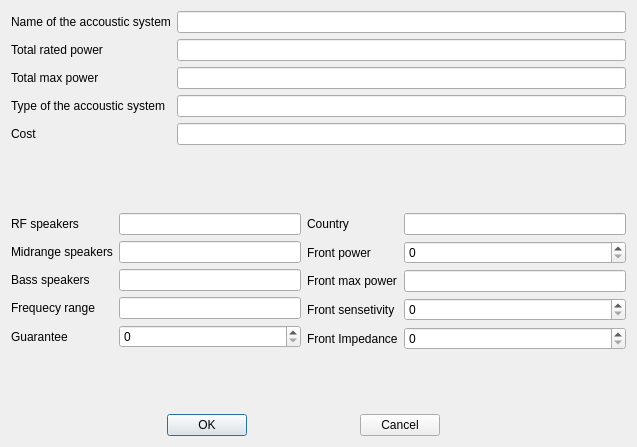
<?xml version="1.0" encoding="UTF-8"?>
<ui version="4.0">
 <class>Dialog</class>
 <widget class="QDialog" name="Dialog">
  <property name="enabled">
   <bool>true</bool>
  </property>
  <property name="geometry">
   <rect>
    <x>0</x>
    <y>0</y>
    <width>637</width>
    <height>447</height>
   </rect>
  </property>
  <property name="windowTitle">
   <string>Dialog</string>
  </property>
  <layout class="QGridLayout" name="gridLayout">
   <item row="2" column="1">
    <widget class="QPushButton" name="pushButAccept">
     <property name="text">
      <string>OK</string>
     </property>
    </widget>
   </item>
   <item row="2" column="0">
    <spacer name="horizontalSpacer">
     <property name="orientation">
      <enum>Qt::Horizontal</enum>
     </property>
     <property name="sizeHint" stdset="0">
      <size>
       <width>174</width>
       <height>20</height>
      </size>
     </property>
    </spacer>
   </item>
   <item row="1" column="0" colspan="3">
    <layout class="QFormLayout" name="formLayout_2">
     <item row="0" column="0">
      <widget class="QLabel" name="RFspeaker">
       <property name="text">
        <string>RF speakers</string>
       </property>
      </widget>
     </item>
     <item row="0" column="1">
      <widget class="QLineEdit" name="lineRFspeaker"/>
     </item>
     <item row="1" column="0">
      <widget class="QLabel" name="Midrangespeaker">
       <property name="text">
        <string>Midrange speakers</string>
       </property>
      </widget>
     </item>
     <item row="1" column="1">
      <widget class="QLineEdit" name="lineMidrangespeaker"/>
     </item>
     <item row="2" column="0">
      <widget class="QLabel" name="Bassspeaker">
       <property name="text">
        <string>Bass speakers</string>
       </property>
      </widget>
     </item>
     <item row="2" column="1">
      <widget class="QLineEdit" name="lineEditBassspeaker"/>
     </item>
     <item row="3" column="0">
      <widget class="QLabel" name="Frequencyrange">
       <property name="text">
        <string>Frequecy range</string>
       </property>
      </widget>
     </item>
     <item row="3" column="1">
      <widget class="QLineEdit" name="linefrequencyrane"/>
     </item>
     <item row="4" column="0">
      <widget class="QLabel" name="Guarantee">
       <property name="text">
        <string>Guarantee</string>
       </property>
      </widget>
     </item>
     <item row="4" column="1">
      <widget class="QSpinBox" name="spinBxGuarantee"/>
     </item>
    </layout>
   </item>
   <item row="2" column="5">
    <spacer name="horizontalSpacer_3">
     <property name="orientation">
      <enum>Qt::Horizontal</enum>
     </property>
     <property name="sizeHint" stdset="0">
      <size>
       <width>204</width>
       <height>17</height>
      </size>
     </property>
    </spacer>
   </item>
   <item row="2" column="4">
    <widget class="QPushButton" name="pushButReject">
     <property name="text">
      <string>Cancel</string>
     </property>
    </widget>
   </item>
   <item row="1" column="3" colspan="3">
    <layout class="QFormLayout" name="formLayout_3">
     <item row="0" column="0">
      <widget class="QLabel" name="Country">
       <property name="text">
        <string>Country</string>
       </property>
      </widget>
     </item>
     <item row="0" column="1">
      <widget class="QLineEdit" name="lineCountry"/>
     </item>
     <item row="1" column="0">
      <widget class="QLabel" name="Frontpower">
       <property name="text">
        <string>Front power</string>
       </property>
      </widget>
     </item>
     <item row="1" column="1">
      <widget class="QSpinBox" name="spinBxFrontPower"/>
     </item>
     <item row="2" column="0">
      <widget class="QLabel" name="Frontmaxpower">
       <property name="text">
        <string>Front max power</string>
       </property>
      </widget>
     </item>
     <item row="2" column="1">
      <widget class="QLineEdit" name="lineFrontMaxPower"/>
     </item>
     <item row="3" column="0">
      <widget class="QLabel" name="Frontsensetivity">
       <property name="text">
        <string>Front sensetivity</string>
       </property>
      </widget>
     </item>
     <item row="3" column="1">
      <widget class="QSpinBox" name="spinBxFrontsensetivity"/>
     </item>
     <item row="4" column="0">
      <widget class="QLabel" name="FrontImpedance">
       <property name="text">
        <string>Front Impedance</string>
       </property>
      </widget>
     </item>
     <item row="4" column="1">
      <widget class="QSpinBox" name="spinBxFrontImpedance"/>
     </item>
    </layout>
   </item>
   <item row="2" column="2" colspan="2">
    <spacer name="horizontalSpacer_2">
     <property name="orientation">
      <enum>Qt::Horizontal</enum>
     </property>
     <property name="sizeHint" stdset="0">
      <size>
       <width>149</width>
       <height>20</height>
      </size>
     </property>
    </spacer>
   </item>
   <item row="0" column="0" colspan="6">
    <layout class="QFormLayout" name="formLayout">
     <item row="0" column="0">
      <widget class="QLabel" name="Nameoftheaccousticsystem">
       <property name="text">
        <string>Name of the accoustic system</string>
       </property>
      </widget>
     </item>
     <item row="0" column="1">
      <widget class="QLineEdit" name="lineNameACSYS"/>
     </item>
     <item row="1" column="0">
      <widget class="QLabel" name="Totalratedpower">
       <property name="text">
        <string>Total rated power</string>
       </property>
      </widget>
     </item>
     <item row="1" column="1">
      <widget class="QLineEdit" name="lineEditTotalratedpower"/>
     </item>
     <item row="2" column="0">
      <widget class="QLabel" name="totalmaxpower">
       <property name="text">
        <string>Total max power</string>
       </property>
      </widget>
     </item>
     <item row="2" column="1">
      <widget class="QLineEdit" name="lineTotalmaxPower"/>
     </item>
     <item row="3" column="0">
      <widget class="QLabel" name="typeoftheaccousticsystem">
       <property name="text">
        <string>Type of the accoustic system</string>
       </property>
      </widget>
     </item>
     <item row="3" column="1">
      <widget class="QLineEdit" name="linetypeoftheAccSys"/>
     </item>
     <item row="4" column="0">
      <widget class="QLabel" name="Cost">
       <property name="text">
        <string>Cost</string>
       </property>
      </widget>
     </item>
     <item row="4" column="1">
      <widget class="QLineEdit" name="lineCost"/>
     </item>
    </layout>
   </item>
  </layout>
 </widget>
 <resources/>
 <connections>
  <connection>
   <sender>pushButAccept</sender>
   <signal>clicked()</signal>
   <receiver>Dialog</receiver>
   <slot>accept()</slot>
   <hints>
    <hint type="sourcelabel">
     <x>12</x>
     <y>359</y>
    </hint>
    <hint type="destinationlabel">
     <x>321</x>
     <y>270</y>
    </hint>
   </hints>
  </connection>
  <connection>
   <sender>pushButReject</sender>
   <signal>clicked()</signal>
   <receiver>Dialog</receiver>
   <slot>reject()</slot>
   <hints>
    <hint type="sourcelabel">
     <x>169</x>
     <y>359</y>
    </hint>
    <hint type="destinationlabel">
     <x>321</x>
     <y>270</y>
    </hint>
   </hints>
  </connection>
 </connections>
</ui>
